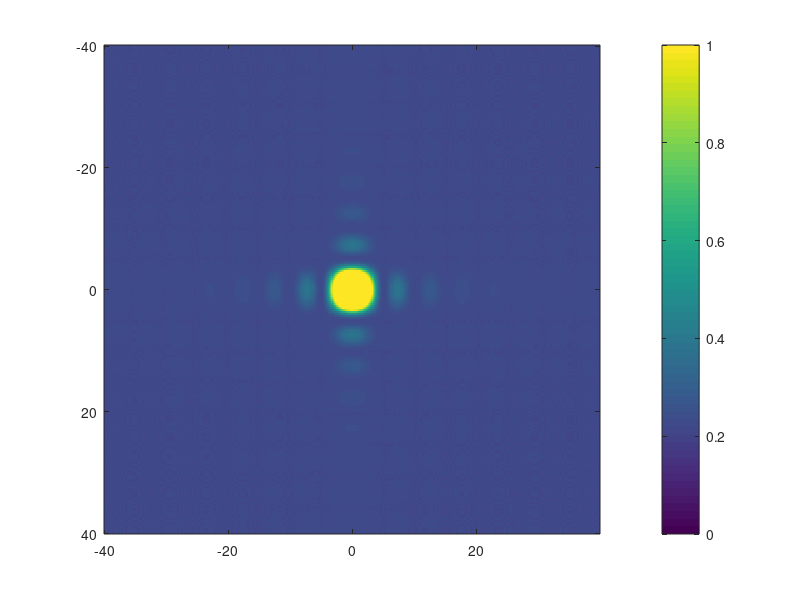

Reproduce this figure in MATLAB.
%------------------------------------------------------------------------
%-----Fraunhofer diffraction from a rectangular aperture-----------------
%------------------------------------------------------------------------

clc
close all
clear all

%------------------------------------------------------------------------

lambda = 1.0e-2; %5.0e-7; %1e-2; 
k = (2*pi)/lambda; % wavelength of light in vaccuum

a = 20.0; %1.0e-4; %10; 
b = 20.0; %1.0e-4; %10; % dimensions of diffracting rectangular aperture
                % a is along Y and b is along X
                
Io = 15; %300000; %8; %1.0e1; %1000.0; % relative intensity
z = 1.0e4 + 191.1; %1.0; %3.0e4; % distance of screen from aperture

Y = (-40:0.33:40);
%X = Y;
X = (-40:0.17:40); % coordinates of screen

beta=b*X/(lambda*z); 
gamma=a*Y/(lambda*z); % intermediate variable

 % diffracted intensity

I = zeros(length(Y),length(X));

temp1 = a*a*b*b/(lambda*z*lambda*z);

temp2 =  2*a*b/(lambda *z);

for i=1:length(Y)
    for j=1:length(X)
        % I(i,j) = Io * (sinc(beta(j))*sinc(gamma(i))).^2;
        I(i,j) = Io * (1 + temp1*(sinc(beta(j))*sinc(gamma(i))).^2  - temp2 * (sinc(beta(j)) * sinc(gamma(i)) * sin(pi*((X(j)*X(j) + Y(i)*Y(i) + 2*z*z)))/(lambda *z)));
    % I(i,j)=Io*(1 + ((sinc(beta(i)).^2).*(sinc(gamma(j))).^2)*a*a*b*b/(lambda*z*lambda*z) - sinc(beta(i)) * sinc(gamma(j)) * sin(pi*(X(i)*X(i) + Y(j)*Y(j) + 2*z*z)/(lambda *z)) * 2 *a * b/(lambda *z) );
    end
end

%------------------------------------------------------------------------
   
 %figure(1)
 %imshow(Y, X, I)
 %caxis('auto');
 
 %colormap summer
 caxis([min(min(I)) max(max(I))])
 
 %I1 = I/max(max(I))*64;
 image(Y, X, I)
 colorbar
 
 %title('Fraunhofer Diffraction','fontsize',14)
 %fh = figure(1);
 %set(fh, 'color', 'white'); 
 %plot(Y,I(501,:));
 
